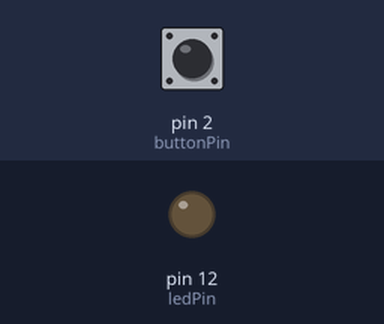
Bench run of a sketch on a simulated Arduino Uno, built with avr-gcc and run on an emulated ATmega328P. On the bench: output pins drawn as LEDs (lit = HIGH). Dashed ring = blinking. The inputs (shaded band) are chosen by the test bench; at power-on: pin 2 (buttonPin) LOW.

Above: at 1.2 s.
1.3 s: pin 2 (buttonPin) pulled HIGH for 3.2 s
At 2.1 s:
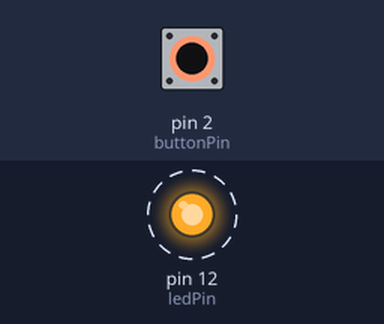
Timing chart, 0 to 5.8 s (numbered marks = the images above; inputs shaded):
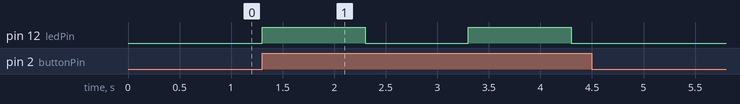

The sketch:

EX1-LED_WITH_SWITCH.ino
```cpp
//led with button
 int ledPin = 12;
 int buttonPin = 2;
int value;
void setup(){
  pinMode(ledPin , OUTPUT);
pinMode(buttonPin , INPUT);}
void loop(){value=digitalRead(buttonPin);
if(value==HIGH)
{digitalWrite(ledPin,HIGH);
delay(1000);
digitalWrite(ledPin,LOW);
delay(1000);}
else{digitalWrite(ledPin,LOW);}}
```

Measured:
- after the input at 1.3 s, pin 12 (ledPin): alternates HIGH for 1.0 s and LOW for 1.0 s, 4 changes in all, then stays LOW, starting at once
